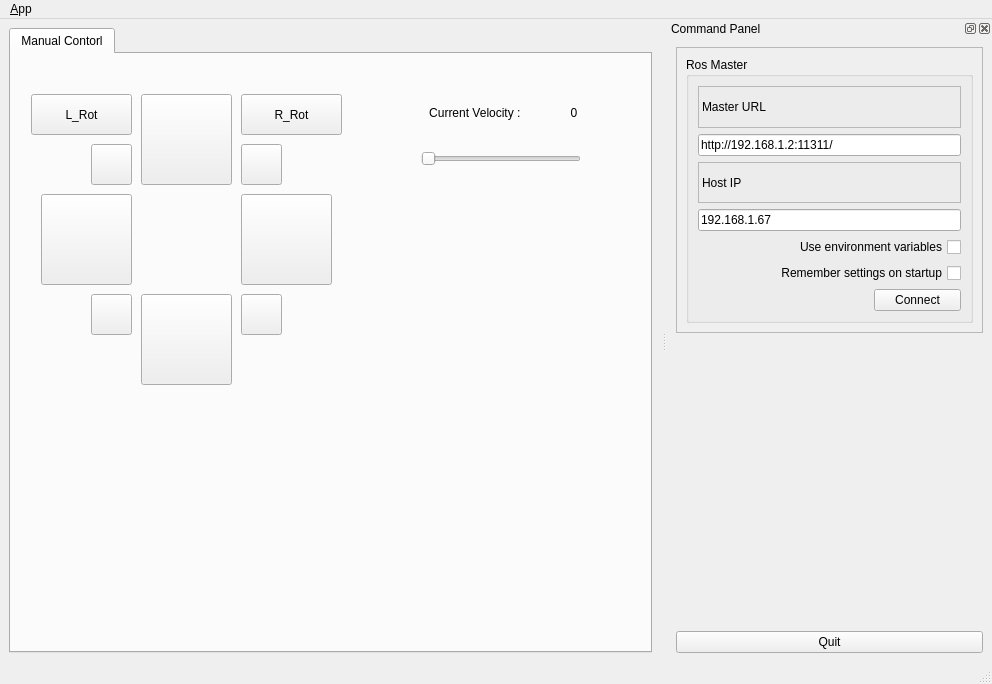
<?xml version="1.0" encoding="UTF-8"?>
<ui version="4.0">
 <class>MainWindowDesign</class>
 <widget class="QMainWindow" name="MainWindowDesign">
  <property name="geometry">
   <rect>
    <x>0</x>
    <y>0</y>
    <width>992</width>
    <height>684</height>
   </rect>
  </property>
  <property name="windowTitle">
   <string>QTutorials</string>
  </property>
  <property name="locale">
   <locale language="English" country="Australia"/>
  </property>
  <widget class="QWidget" name="centralwidget">
   <layout class="QHBoxLayout">
    <item>
     <widget class="QTabWidget" name="tab_manager">
      <property name="minimumSize">
       <size>
        <width>100</width>
        <height>0</height>
       </size>
      </property>
      <property name="locale">
       <locale language="English" country="Australia"/>
      </property>
      <property name="currentIndex">
       <number>0</number>
      </property>
      <widget class="QWidget" name="tab">
       <attribute name="title">
        <string>Manual Contorl</string>
       </attribute>
       <widget class="QPushButton" name="forward_btn">
        <property name="geometry">
         <rect>
          <x>130</x>
          <y>40</y>
          <width>91</width>
          <height>91</height>
         </rect>
        </property>
        <property name="text">
         <string/>
        </property>
        <property name="icon">
         <iconset resource="../resources/images.qrc">
          <normaloff>:/images/666.png</normaloff>:/images/666.png</iconset>
        </property>
        <property name="iconSize">
         <size>
          <width>40</width>
          <height>40</height>
         </size>
        </property>
       </widget>
       <widget class="QPushButton" name="back_btn">
        <property name="geometry">
         <rect>
          <x>130</x>
          <y>240</y>
          <width>91</width>
          <height>91</height>
         </rect>
        </property>
        <property name="text">
         <string/>
        </property>
        <property name="icon">
         <iconset resource="../resources/images.qrc">
          <normaloff>:/images/down.png</normaloff>:/images/down.png</iconset>
        </property>
        <property name="iconSize">
         <size>
          <width>40</width>
          <height>40</height>
         </size>
        </property>
       </widget>
       <widget class="QPushButton" name="left_btn">
        <property name="geometry">
         <rect>
          <x>30</x>
          <y>140</y>
          <width>91</width>
          <height>91</height>
         </rect>
        </property>
        <property name="text">
         <string/>
        </property>
        <property name="icon">
         <iconset resource="../resources/images.qrc">
          <normaloff>:/images/777.png</normaloff>:/images/777.png</iconset>
        </property>
        <property name="iconSize">
         <size>
          <width>40</width>
          <height>40</height>
         </size>
        </property>
       </widget>
       <widget class="QPushButton" name="right_btn">
        <property name="geometry">
         <rect>
          <x>230</x>
          <y>140</y>
          <width>91</width>
          <height>91</height>
         </rect>
        </property>
        <property name="text">
         <string/>
        </property>
        <property name="icon">
         <iconset resource="../resources/images.qrc">
          <normaloff>:/images/555.png</normaloff>:/images/555.png</iconset>
        </property>
        <property name="iconSize">
         <size>
          <width>40</width>
          <height>40</height>
         </size>
        </property>
       </widget>
       <widget class="QPushButton" name="L_Front_btn">
        <property name="geometry">
         <rect>
          <x>80</x>
          <y>90</y>
          <width>41</width>
          <height>41</height>
         </rect>
        </property>
        <property name="text">
         <string/>
        </property>
        <property name="icon">
         <iconset resource="../resources/images.qrc">
          <normaloff>:/images/444.png</normaloff>:/images/444.png</iconset>
        </property>
       </widget>
       <widget class="QPushButton" name="R_Front_btn">
        <property name="geometry">
         <rect>
          <x>230</x>
          <y>90</y>
          <width>41</width>
          <height>41</height>
         </rect>
        </property>
        <property name="text">
         <string/>
        </property>
        <property name="icon">
         <iconset resource="../resources/images.qrc">
          <normaloff>:/images/111.png</normaloff>:/images/111.png</iconset>
        </property>
       </widget>
       <widget class="QPushButton" name="L_Rear_btn">
        <property name="geometry">
         <rect>
          <x>80</x>
          <y>240</y>
          <width>41</width>
          <height>41</height>
         </rect>
        </property>
        <property name="text">
         <string/>
        </property>
        <property name="icon">
         <iconset resource="../resources/images.qrc">
          <normaloff>:/images/333.png</normaloff>:/images/333.png</iconset>
        </property>
       </widget>
       <widget class="QPushButton" name="R_Rear_btn">
        <property name="geometry">
         <rect>
          <x>230</x>
          <y>240</y>
          <width>41</width>
          <height>41</height>
         </rect>
        </property>
        <property name="text">
         <string/>
        </property>
        <property name="icon">
         <iconset resource="../resources/images.qrc">
          <normaloff>:/images/123.png</normaloff>:/images/123.png</iconset>
        </property>
       </widget>
       <widget class="QPushButton" name="R_Rot_btn">
        <property name="geometry">
         <rect>
          <x>230</x>
          <y>40</y>
          <width>101</width>
          <height>41</height>
         </rect>
        </property>
        <property name="text">
         <string>R_Rot</string>
        </property>
       </widget>
       <widget class="QPushButton" name="L_Rot_btn">
        <property name="geometry">
         <rect>
          <x>20</x>
          <y>40</y>
          <width>101</width>
          <height>41</height>
         </rect>
        </property>
        <property name="text">
         <string>L_Rot</string>
        </property>
       </widget>
       <widget class="QSlider" name="vel_Slider">
        <property name="geometry">
         <rect>
          <x>410</x>
          <y>90</y>
          <width>160</width>
          <height>29</height>
         </rect>
        </property>
        <property name="orientation">
         <enum>Qt::Horizontal</enum>
        </property>
       </widget>
       <widget class="QLabel" name="label_3">
        <property name="geometry">
         <rect>
          <x>400</x>
          <y>50</y>
          <width>131</width>
          <height>17</height>
         </rect>
        </property>
        <property name="text">
         <string>Current Velocity : </string>
        </property>
        <property name="alignment">
         <set>Qt::AlignCenter</set>
        </property>
       </widget>
       <widget class="QLabel" name="label_4">
        <property name="geometry">
         <rect>
          <x>530</x>
          <y>50</y>
          <width>66</width>
          <height>17</height>
         </rect>
        </property>
        <property name="text">
         <string>0</string>
        </property>
        <property name="alignment">
         <set>Qt::AlignCenter</set>
        </property>
       </widget>
      </widget>
     </widget>
    </item>
   </layout>
  </widget>
  <widget class="QMenuBar" name="menubar">
   <property name="geometry">
    <rect>
     <x>0</x>
     <y>0</y>
     <width>992</width>
     <height>25</height>
    </rect>
   </property>
   <widget class="QMenu" name="menu_File">
    <property name="title">
     <string>&amp;App</string>
    </property>
    <addaction name="action_Preferences"/>
    <addaction name="separator"/>
    <addaction name="actionAbout"/>
    <addaction name="actionAbout_Qt"/>
    <addaction name="separator"/>
    <addaction name="action_Quit"/>
   </widget>
   <addaction name="menu_File"/>
  </widget>
  <widget class="QStatusBar" name="statusbar"/>
  <widget class="QDockWidget" name="dock_status">
   <property name="sizePolicy">
    <sizepolicy hsizetype="Minimum" vsizetype="Preferred">
     <horstretch>0</horstretch>
     <verstretch>0</verstretch>
    </sizepolicy>
   </property>
   <property name="minimumSize">
    <size>
     <width>325</width>
     <height>637</height>
    </size>
   </property>
   <property name="allowedAreas">
    <set>Qt::RightDockWidgetArea</set>
   </property>
   <property name="windowTitle">
    <string>Command Panel</string>
   </property>
   <attribute name="dockWidgetArea">
    <number>2</number>
   </attribute>
   <widget class="QWidget" name="dockWidgetContents_2">
    <layout class="QVBoxLayout" name="verticalLayout">
     <item>
      <widget class="QFrame" name="frame">
       <property name="sizePolicy">
        <sizepolicy hsizetype="Minimum" vsizetype="Preferred">
         <horstretch>0</horstretch>
         <verstretch>0</verstretch>
        </sizepolicy>
       </property>
       <property name="frameShape">
        <enum>QFrame::StyledPanel</enum>
       </property>
       <property name="frameShadow">
        <enum>QFrame::Raised</enum>
       </property>
       <layout class="QVBoxLayout" name="verticalLayout_3">
        <item>
         <widget class="QGroupBox" name="groupBox">
          <property name="title">
           <string>Ros Master</string>
          </property>
          <layout class="QGridLayout" name="gridLayout">
           <item row="0" column="0" colspan="2">
            <widget class="QLabel" name="label">
             <property name="frameShape">
              <enum>QFrame::StyledPanel</enum>
             </property>
             <property name="frameShadow">
              <enum>QFrame::Raised</enum>
             </property>
             <property name="text">
              <string>Master URL</string>
             </property>
            </widget>
           </item>
           <item row="1" column="0" colspan="2">
            <widget class="QLineEdit" name="line_edit_master">
             <property name="text">
              <string>http://192.168.1.2:11311/</string>
             </property>
            </widget>
           </item>
           <item row="2" column="0" colspan="2">
            <widget class="QLabel" name="label_2">
             <property name="frameShape">
              <enum>QFrame::StyledPanel</enum>
             </property>
             <property name="frameShadow">
              <enum>QFrame::Raised</enum>
             </property>
             <property name="text">
              <string>Host IP</string>
             </property>
            </widget>
           </item>
           <item row="3" column="0" colspan="2">
            <widget class="QLineEdit" name="line_edit_host">
             <property name="text">
              <string>192.168.1.67</string>
             </property>
            </widget>
           </item>
           <item row="4" column="0" colspan="2">
            <widget class="QCheckBox" name="checkbox_use_environment">
             <property name="layoutDirection">
              <enum>Qt::RightToLeft</enum>
             </property>
             <property name="text">
              <string>Use environment variables</string>
             </property>
            </widget>
           </item>
           <item row="5" column="0" colspan="2">
            <widget class="QCheckBox" name="checkbox_remember_settings">
             <property name="layoutDirection">
              <enum>Qt::RightToLeft</enum>
             </property>
             <property name="text">
              <string>Remember settings on startup</string>
             </property>
            </widget>
           </item>
           <item row="6" column="0">
            <spacer name="horizontalSpacer">
             <property name="orientation">
              <enum>Qt::Horizontal</enum>
             </property>
             <property name="sizeHint" stdset="0">
              <size>
               <width>170</width>
               <height>21</height>
              </size>
             </property>
            </spacer>
           </item>
           <item row="6" column="1">
            <widget class="QPushButton" name="button_connect">
             <property name="enabled">
              <bool>true</bool>
             </property>
             <property name="sizePolicy">
              <sizepolicy hsizetype="MinimumExpanding" vsizetype="Fixed">
               <horstretch>0</horstretch>
               <verstretch>0</verstretch>
              </sizepolicy>
             </property>
             <property name="toolTip">
              <string>Set the target to the current joint trajectory state.</string>
             </property>
             <property name="statusTip">
              <string>Clear all waypoints and set the target to the current joint trajectory state.</string>
             </property>
             <property name="text">
              <string>Connect</string>
             </property>
            </widget>
           </item>
          </layout>
         </widget>
        </item>
       </layout>
      </widget>
     </item>
     <item>
      <widget class="QFrame" name="frame_2">
       <property name="sizePolicy">
        <sizepolicy hsizetype="Minimum" vsizetype="Preferred">
         <horstretch>0</horstretch>
         <verstretch>0</verstretch>
        </sizepolicy>
       </property>
      </widget>
     </item>
     <item>
      <widget class="QPushButton" name="quit_button">
       <property name="sizePolicy">
        <sizepolicy hsizetype="MinimumExpanding" vsizetype="Fixed">
         <horstretch>0</horstretch>
         <verstretch>0</verstretch>
        </sizepolicy>
       </property>
       <property name="text">
        <string>Quit</string>
       </property>
      </widget>
     </item>
    </layout>
   </widget>
  </widget>
  <action name="action_Quit">
   <property name="text">
    <string>&amp;Quit</string>
   </property>
   <property name="shortcut">
    <string>Ctrl+Q</string>
   </property>
   <property name="shortcutContext">
    <enum>Qt::ApplicationShortcut</enum>
   </property>
  </action>
  <action name="action_Preferences">
   <property name="text">
    <string>&amp;Preferences</string>
   </property>
  </action>
  <action name="actionAbout">
   <property name="text">
    <string>&amp;About</string>
   </property>
  </action>
  <action name="actionAbout_Qt">
   <property name="text">
    <string>About &amp;Qt</string>
   </property>
  </action>
 </widget>
 <resources>
  <include location="../resources/images.qrc"/>
 </resources>
 <connections>
  <connection>
   <sender>action_Quit</sender>
   <signal>triggered()</signal>
   <receiver>MainWindowDesign</receiver>
   <slot>close()</slot>
   <hints>
    <hint type="sourcelabel">
     <x>-1</x>
     <y>-1</y>
    </hint>
    <hint type="destinationlabel">
     <x>399</x>
     <y>299</y>
    </hint>
   </hints>
  </connection>
  <connection>
   <sender>quit_button</sender>
   <signal>clicked()</signal>
   <receiver>MainWindowDesign</receiver>
   <slot>close()</slot>
   <hints>
    <hint type="sourcelabel">
     <x>859</x>
     <y>552</y>
    </hint>
    <hint type="destinationlabel">
     <x>469</x>
     <y>299</y>
    </hint>
   </hints>
  </connection>
 </connections>
</ui>
